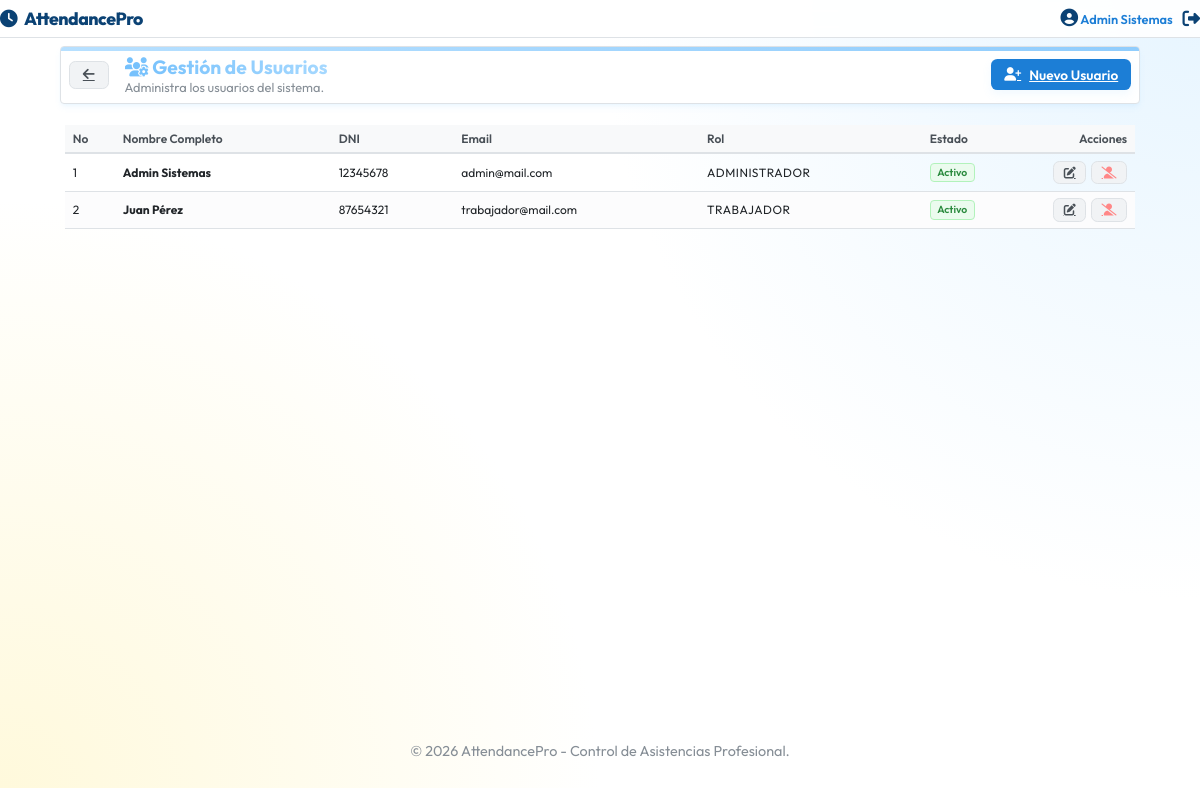
Screenshot of /admin/usuarios (signed in) with the database file from the repository.
### tables this page shows
CREATE TABLE IF NOT EXISTS usuarios (
    id INT AUTO_INCREMENT PRIMARY KEY,
    rol_id INT NOT NULL,
    nombre VARCHAR(100) NOT NULL,
    apellido VARCHAR(100) NOT NULL,
    dni VARCHAR(20) UNIQUE,
    email VARCHAR(150) NOT NULL UNIQUE,
    password VARCHAR(255) NOT NULL,
    status TINYINT DEFAULT 1,
    created_at TIMESTAMP DEFAULT CURRENT_TIMESTAMP,
    FOREIGN KEY (rol_id) REFERENCES roles(id) ON DELETE CASCADE
);

CREATE TABLE IF NOT EXISTS roles (
    id INT AUTO_INCREMENT PRIMARY KEY,
    nombre VARCHAR(20) NOT NULL UNIQUE
);

### app/Controllers/AdminController.php (called while the page is built, shortened)
<?php
class AdminController extends Controller {
    public function usuarios() {
        $usuarioModel = $this->model('Usuario');
        $usuarios = $usuarioModel->getAllUsers();
        $this->view('admin/usuarios/index', [
            'title' => 'Gestión de Usuarios',
            'usuarios' => $usuarios
        ]);
    }
}

### app/Core/Router.php (called while the page is built, shortened)
<?php
class Router {
    protected $method = 'index';
    public function __construct() {
        $url = $this->parseUrl();
        if (file_exists('../app/Controllers/' . ucfirst($url[0]) . 'Controller.php')) {
            unset($url[0]);
        }
        $this->controller = new $controllerClass;
        if (isset($url[1])) {
            if (method_exists($this->controller, $url[1])) {
                $this->method = $url[1];
                unset($url[1]);
            }
        }
        $this->params = $url ? array_values($url) : [];
        call_user_func_array([$this->controller, $this->method], $this->params);
    }
    public function parseUrl() {
        if (isset($_GET['url'])) {
            return explode('/', filter_var(rtrim($_GET['url'], '/'), FILTER_SANITIZE_URL));
        }
        return ['auth', 'index'];
    }
}

### public/index.php (called while the page is built, shortened)
<?php
spl_autoload_register(function ($class) {
    $prefix = 'App\\';
    $base_dir = __DIR__ . '/../app/';
    $len = strlen($prefix);
    $relative_class = substr($class, $len);
    $file = $base_dir . str_replace('\\', '/', $relative_class) . '.php';
});
$router = new Router();

### app/Core/Model.php (called while the page is built, shortened)
<?php
abstract class Model {
    public function __construct() {
        $this->db = Database::getInstance()->getConnection();
    }
}

### app/Core/Database.php (called while the page is built, shortened)
<?php
class Database {
    private static $instance = null;
    private $connection;
    private function __construct() {
        try {
            $dsn = "mysql:host=" . DB_HOST . ";dbname=" . DB_NAME . ";charset=utf8mb4";
            $this->connection = new PDO($dsn, DB_USER, DB_PASS, [
                PDO::ATTR_ERRMODE => PDO::ERRMODE_EXCEPTION,
                PDO::ATTR_DEFAULT_FETCH_MODE => PDO::FETCH_ASSOC,
                PDO::ATTR_EMULATE_PREPARES => false,
            ]);
        } catch (PDOException $e) {
            die("Error de conexión: " . $e->getMessage());
        }
    }
    public static function getInstance() {
        if (!self::$instance) {
            self::$instance = new Database();
        }
        return self::$instance;
    }
    public function getConnection() {
        return $this->connection;
    }
}

### app/Models/Usuario.php (called while the page is built, shortened)
<?php
class Usuario extends Model {
    public function getAllUsers() {
        $stmt = $this->db->prepare("
            SELECT u.*, r.nombre as rol_nombre
            FROM usuarios u
            JOIN roles r ON u.rol_id = r.id
        ");
        $stmt->execute();
        return $stmt->fetchAll();
    }
}

### app/Views/admin/usuarios/index.php (the view, shortened to what this page needs)
<?php require_once '../app/Views/layouts/header.php'; ?>
<div class="glass-card" style="margin-bottom: 1rem; padding: 0.5rem;">
    <div style="display: flex; justify-content: space-between; align-items: center;">
        <div style="display: flex; align-items: center; gap: 1rem;">
            <a href="<?php echo URL_BASE; ?>/admin" class="btn btn-secondary" style="padding: 0.4rem 0.8rem;" title="Volver al panel">
                <i class="fas fa-arrow-left"></i>
            </a>
            <div>
                <h1 class="text-gradient" style="font-size: 1.2rem;"><i class="fas fa-users-cog"></i> Gestión de Usuarios</h1>
                <p style="color: var(--text-muted); font-size: 0.8rem;">Administra los usuarios del sistema.</p>
            </div>
        </div>
        <a href="<?php echo URL_BASE; ?>/admin/crear" class="btn btn-primary">
            <i class="fas fa-user-plus"></i> Nuevo Usuario
        </a>
    </div>
</div>
<div class="desktop-table" style="padding: 0.3rem;">
    <div style="overflow-x: auto;">
        <table class="usuarios-table">
            <thead>
                <tr>
                    <th style="width: 50px;">No</th>
                    <th>Nombre Completo</th>
                    <th>DNI</th>
                    <th>Email</th>
                    <th>Rol</th>
                    <th>Estado</th>
                    <th style="width: 100px; text-align: right;">Acciones</th>
                </tr>
            </thead>
            <tbody>
            <?php $rowNum = 1; ?>
            <?php foreach ($data['usuarios'] as $usuario): ?>
                <tr style="<?php echo $usuario['status'] == 0 ? 'opacity: 0.5;' : ''; ?>">
                    <td style="width: 50px;"><?php echo $rowNum++; ?></td>
                    <td>
                        <strong><?php echo $usuario['nombre'] . ' ' . $usuario['apellido']; ?></strong>
                    </td>
                    <td><?php echo $usuario['dni'] ?? '-'; ?></td>
                    <td><?php echo $usuario['email']; ?></td>
                    <td>
                        <span style="text-transform: uppercase; letter-spacing: 0.5px;"><?php echo $usuario['rol_nombre']; ?></span>
                    </td>
                    <td>
                        <span class="badge <?php echo $usuario['status'] == 1 ? 'badge-success' : 'badge-danger'; ?>">
                            <?php echo $usuario['status'] == 1 ? 'Activo' : 'Inactivo'; ?>
                        </span>
                    </td>
                    <td style="width: 100px; text-align: right;">
                        <div style="display: flex; gap: 0.3rem; justify-content: flex-end;">
                            <a href="<?php echo URL_BASE; ?>/admin/editar/<?php echo $usuario['id']; ?>" class="btn btn-secondary" style="padding: 0.3rem 0.6rem; font-size: 0.75rem;" title="Editar">
                                <i class="fas fa-edit"></i>
                            </a>
                            <?php if ($usuario['status'] == 1): ?>
                            <a href="<?php echo URL_BASE; ?>/admin/eliminar/<?php echo $usuario['id']; ?>" class="btn btn-secondary" style="padding: 0.3rem 0.6rem; font-size: 0.75rem; color: var(--danger);" title="Desactivar" onclick="return confirm('¿Estás seguro de desactivar este usuario?')">
                                <i class="fas fa-user-slash"></i>
                            </a>
                            <?php endif; ?>
                        </div>
                    </td>
                </tr>
            <?php endforeach; ?>
            </tbody>
        </table>
    </div>
</div>
<?php require_once '../app/Views/layouts/footer.php'; ?>

### app/Core/Controller.php (shortened to what this page needs)
<?php
class Controller {
    public function model($model) {
        return new $modelClass();
    }
    public function view($view, $data = []) {
        if (file_exists('../app/Views/' . $view . '.php')) {
            require_once '../app/Views/' . $view . '.php';
        } else {
            die("La vista $view no existe.");
        }
    }
}

### app/Views/layouts/header.php (shortened to what this page needs)
<!DOCTYPE html>
<html lang="es">
<head>
    <link rel="stylesheet" href="https://cdnjs.cloudflare.com/ajax/libs/font-awesome/6.4.0/css/all.min.css">
    <link rel="stylesheet" href="https://cdn.jsdelivr.net/npm/flatpickr/dist/flatpickr.min.css">
    <link rel="stylesheet" href="https://cdn.jsdelivr.net/npm/flatpickr/dist/plugins/monthSelect/style.css">
    <link rel="stylesheet" href="<?php echo URL_BASE; ?>/css/style.css">
</head>
<body>
    <?php if (isset($_SESSION['user_id'])): ?>
    <header>
        <div class="container nav">
            <a href="<?php echo URL_BASE; ?>" class="logo">
                <i class="fas fa-clock"></i> <span><?php echo APP_NAME; ?></span>
            </a>
            <div class="user-menu">
                <span style="margin-right: 0.5rem;"><i class="fas fa-user-circle"></i> <?php echo $_SESSION['user_name']; ?></span>
                <a href="<?php echo URL_BASE; ?>/auth/logout" style="color: var(--text-muted); font-size: 1.2rem; text-decoration: none;" title="Cerrar sesión">
                    <i class="fas fa-sign-out-alt"></i>
                </a>
            </div>
        </div>
    </header>
    <?php endif; ?>
    <main class="container">

### app/Views/layouts/footer.php (shortened to what this page needs)
    </main>
    <footer style="margin-top: auto; padding: 2rem 0; text-align: center; color: var(--text-muted); font-size: 0.9rem;">
        <div class="container">
            <p>&copy; <?php echo date('Y'); ?> <?php echo APP_NAME; ?> - Control de Asistencias Profesional.</p>
        </div>
    </footer>
</body>
</html>

### public/css/style.css (style rules this page uses)
:root { --primary: #74c0fc; --secondary: #a5d8ff; --bg: #ffffff; --surface: #ffffff; --text: #212529; --text-muted: #868e96; --accent: #e7f5ff; --success: #69db7c; --danger: #ff8787; --warning: #ffd43b; --glass: rgba(255, 255, 255, 0.9); --border: #dee2e6; --shadow-color: rgba(116, 192, 252, 0.1); }
* { margin: 0; padding: 0; box-sizing: border-box; font-family: 'Outfit', sans-serif; }
body { background: radial-gradient(circle at top right, #e7f5ff, transparent 600px), radial-gradient(circle at bottom left, #fff9db, transparent 600px), #ffffff; background-attachment: fixed; color: var(--text); min-height: 100vh; display: flex; flex-direction: column; font-size: 0.85rem; }
.glass-card { background: var(--surface); backdrop-filter: blur(12px); -webkit-backdrop-filter: blur(12px); border: 1px solid var(--border); border-radius: 0.25rem; padding: 0.8rem; box-shadow: 0 4px 6px -1px var(--shadow-color), 0 2px 4px -2px var(--shadow-color); position: relative; overflow: hidden; }
.glass-card::before { content: ''; position: absolute; top: 0; left: 0; width: 100%; height: 4px; background: linear-gradient(to right, var(--secondary), var(--primary)); opacity: 0.8; }
h1 { font-size: 1.2rem; font-weight: 700; }
.text-gradient { background: linear-gradient(to right, var(--primary), var(--secondary)); -webkit-background-clip: text; -webkit-text-fill-color: transparent; }
.btn { padding: 0.4rem 0.8rem; border-radius: 0.4rem; border: none; cursor: pointer; font-weight: 600; transition: all 0.3s ease; display: inline-flex; align-items: center; justify-content: center; gap: 0.5rem; }
.btn-primary { background: #1c7ed6; color: #ffffff; box-shadow: 0 4px 10px var(--shadow-color); }
.btn-secondary { background: #f1f3f5; color: #495057; border: 1px solid #dee2e6; }
.container { width: 90%; max-width: 1200px; margin: 0 auto; padding: 0.5rem 0; }
header .container { padding: 0; }
header { background: var(--glass); backdrop-filter: blur(8px); padding: 0.4rem 0; border-bottom: 1px solid var(--border); position: sticky; top: 0; z-index: 100; }
.nav { display: flex; justify-content: space-between; align-items: center; width: 100%; flex-wrap: nowrap; }
.logo { font-size: 1.1rem; font-weight: 800; text-decoration: none; color: var(--text); white-space: nowrap; }
.logo i { color: #0b4274; }
.logo span { color: #0b4274; letter-spacing: -0.5px; margin-left: 0.2rem; }
.user-menu { display: flex; align-items: center; gap: 0.1rem; font-size: 0.8rem; margin-left: auto; color: #1c7ed6; font-weight: 600; }
.user-menu i { color: #0b4274; font-size: 1.1rem; }
.usuarios-table { width: 100%; border-collapse: collapse; font-size: 0.75rem; }
.usuarios-table thead { background: #f8f9fa; border-bottom: 2px solid var(--border); }
.usuarios-table th { padding: 0.4rem 0.5rem; font-weight: 600; color: #495057; text-align: left; }
.usuarios-table td { padding: 0.4rem 0.5rem; border-bottom: 1px solid var(--border); vertical-align: middle; }
.usuarios-table tbody tr:nth-child(even) { background: #fcfcfd; }
table { width: 100%; border-collapse: collapse; }
th { text-align: left; padding: 0.05rem 0.2rem; color: #495057; background: #f8f9fa; border-bottom: 1px solid var(--border); font-weight: 600; }
tr:nth-child(even) { background: #fcfcfd; }
td { padding: 0.05rem 0.2rem; border-bottom: 1px solid var(--border); }
.badge { padding: 0.15rem 0.4rem; border-radius: 0.25rem; font-size: 0.65rem; font-weight: 600; display: inline-block; white-space: nowrap; }
.badge-success { background: #ebfbee; color: #2b8a3e; border: 1px solid #b2f2bb; }

### rows the page displays
usuarios: nombre "Admin", apellido "Sistemas", dni "12345678", email "admin@mail.com", rol.nombre "ADMINISTRADOR", status "Activo"
usuarios: nombre "Juan", apellido "Pérez", dni "87654321", email "trabajador@mail.com", rol.nombre "TRABAJADOR", status "Activo"

### other values shown
APP_NAME "AttendancePro"
$_SESSION['user_name'] "Admin Sistemas"
